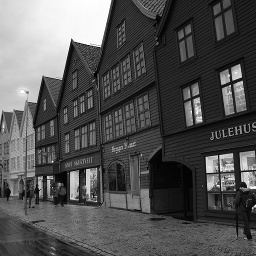
#> input picture week03/sample/10_test.jpg, 256 x 256 px
$ python week05_canny.py -i ../week03/sample/10_test.jpg   (older library calls are emulated)
#> lines starting #> are read from the running program, lines starting #| are printed output that depends on the picture
#> in canny, img is the input picture: shape (256, 256); min 0, max 255, mean 83.8
"""
Name: Pham Tuan Anh
Class: K63K2
MSSV: 18020116

You should understand the code you write.
"""

import cv2
import numpy as np
import argparse

def conv_sum(a, b):
    s = 0
    for i in range(len(a)):
        for j in range(len(a[0])):
            s += a[i][j]*b[i][j]
    return s

def my_convolution(I, g, mode='valid', boundary='zero_padding'):
#> called with g = array of shape (3, 3), mode = 'valid', boundary = 'zero_padding'
    h, w = len(g), len(g[0])
    H, W = I.shape[0], I.shape[1]
#> H = 256; W = 256

    if mode == 'valid':
        output_h = H - (h - 1)
#> output_h = 254
        output_w = W - (w - 1)
#> output_w = 254
    else:
        output_h = H
        output_w = W

    output = [[0 for _ in range(output_w)] for _ in range(output_h)]
    for i in range(output_h):
        for j in range(output_w):
            output[i][j] = conv_sum(I[i:i + h, j:j + w], g)

    return output

# Calculate gradient magnitude and gradient direction
def gradient(img, s):
    img = np.array(img)

    Mx = np.array([[-1, 0, 1], [-2, 0, 2], [-1, 0, 1]])
    My = np.array([[1, 2, 1], [0, 0, 0], [-1, -2, -1]])

    smoothed_img = cv2.GaussianBlur(img, (s, s), 0)
    img_x = my_convolution(smoothed_img, Mx)
    img_y = my_convolution(smoothed_img, My)

    gradient_magnitude = np.sqrt(np.square(img_x) + np.square(img_y))
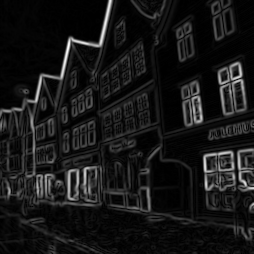
#> gradient_magnitude: shape (254, 254) float64; min 0, max 559.9, mean 51.2; drawn with min black and max white
    gradient_direction = np.arctan2(img_y, img_x)
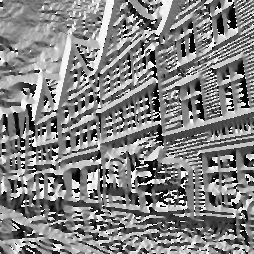
#> gradient_direction: shape (254, 254) float64; min -3.14, max 3.14, mean 0.102; drawn with min black and max white

    return (gradient_magnitude, gradient_direction)

# Non-maximum suppression
def non_maximum_suppression(gradient_magnitude, gradient_direction):
    (h, w) = gradient_magnitude.shape[:2]
    out_img = np.zeros((h, w), dtype=np.int32)

    theta = gradient_direction * 180 / np.pi
    theta[theta < 0] += 180
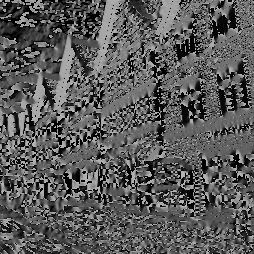
#> theta: shape (254, 254) float64; min 0, max 180, mean 89.9
    pi = 180
    for i in range(1, h - 1):
        for j in range(1, w - 1):
            direction = theta[i, j]

            r_pixel = 255
            l_pixel = 255

            # angle 0
            if (0 <= direction < pi / 8) or (7 * pi / 8 <= direction <= pi):
                r_pixel = gradient_magnitude[i, j+1]
                l_pixel = gradient_magnitude[i, j-1]

            # angle 45
            elif (pi / 8 <= direction < 3 * pi / 8):
                r_pixel = gradient_magnitude[i+1, j-1]
                l_pixel = gradient_magnitude[i-1, j+1]

            # angle 90
            elif (3 * pi / 8 <= direction < 5 * pi / 8):
                r_pixel = gradient_magnitude[i+1, j]
                l_pixel = gradient_magnitude[i-1, j]

                # angle 135
            elif (5 * pi / 8 <= direction < 7 * pi / 8):
                r_pixel = gradient_magnitude[i-1, j-1]
                l_pixel = gradient_magnitude[i+1, j+1]

            if (gradient_magnitude[i, j] >= r_pixel) and (gradient_magnitude[i, j] >= l_pixel):
                out_img[i, j] = gradient_magnitude[i, j]
            else:
                out_img[i, j] = 0
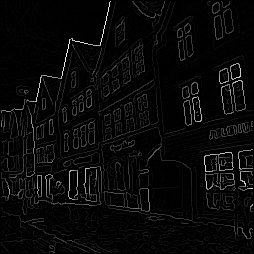
#> out_img: shape (254, 254) int32; min 0, max 559, mean 19.4; drawn with min black and max white

    return out_img

# Hysteresis threshold:
def threshold(non_max_img, lowThresholdRatio=0.05, highThresholdRatio=0.1):
    highThreshold = non_max_img.max() * highThresholdRatio
    lowThreshold = lowThresholdRatio * highThreshold

    (h, v) = non_max_img.shape[:2]
    out_img = np.zeros((h, v), dtype=np.int32)

    weak = np.int32(25)
    strong = np.int(255)

    strong_i, strong_j = np.where(non_max_img >= highThreshold)
    weak_i, weak_j = np.where((lowThreshold <= non_max_img) & (non_max_img <= highThreshold))
    irrelevant_i, irrelevant_j = np.where(non_max_img < lowThreshold)

    out_img[strong_i, strong_j] = strong
    out_img[weak_i, weak_j] = weak

    return (out_img, weak, strong)

# Determine which pixels are part of real edges
def hysteresis(img, weak, strong=255):
    (h, w) = img.shape[:2]
    for i in range(1, h-1):
        for j in range(1, w-1):
            if (img[i, j] == weak):
                if (img[i+1, j-1] == strong) or (img[i+1, j] == strong) or (img[i+1, j+1] == strong) or (img[i, j-1] == strong) or (img[i, j+1] == strong) or (img[i-1, j-1] == strong) or (img[i-1, j] == strong) or (img[i-1, j+1] == strong):
                    img[i, j] = strong
                else:
                    img[i, j] = 0

    return img

# Canny algorithm implementation
def canny(input_file, output_file, s):
    img = cv2.imread(input_file, cv2.IMREAD_GRAYSCALE)

    # Apply Gaussian blur
    smoothed_img = cv2.GaussianBlur(img, (s, s), 0)
    gradient_magnitude, gradient_direction = gradient(smoothed_img, s)
    output = non_maximum_suppression(gradient_magnitude, gradient_direction)
    cv2.imshow("Output 1", np.array(output).astype(np.uint8))
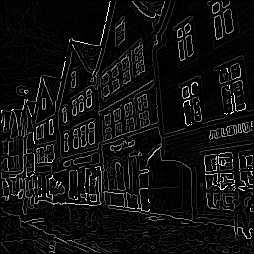
#> window 'Output 1': shape (254, 254); min 0, max 255, mean 15.6
    output, weak, strong = threshold(output)
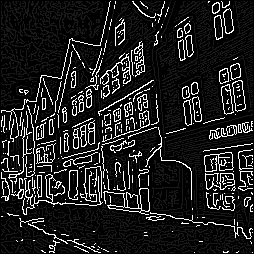
#> output: shape (254, 254) int32; min 0, max 255, mean 32.9
    cv2.imshow("Output 2", np.array(output).astype(np.uint8))
    output = hysteresis(output, weak, strong)
#> after the loop in hysteresis, `for i in range(1, h-1):`:
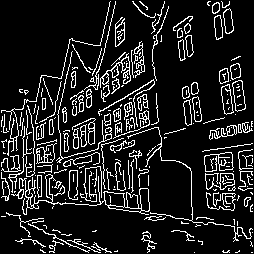
#> img: shape (254, 254) int32; 12.9% white in thin lines or dots
    cv2.imwrite(output_file, np.array(output).astype(np.uint8))
    cv2.imshow("Output 3", np.array(output).astype(np.uint8))
    cv2.waitKey(0)

if __name__ == '__main__':
    parser = argparse.ArgumentParser()
    parser.add_argument("--input_file", "-i", type=str, help="Path to input image")
    parser.add_argument("--output_file", "-o", type=str, help="Path to output image")
    parser.add_argument("--size", "-s", type=int, default=3, help="Size of gaussian filter")

    args = parser.parse_args()
    canny(args.input_file, args.output_file, args.size)
